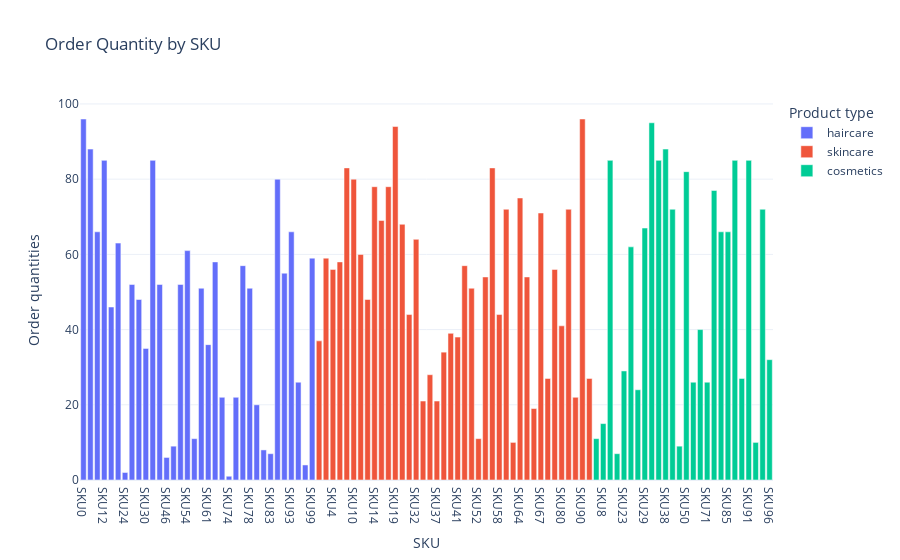

Notebook source saved alongside this figure:
### Code cell
fig = px.bar(df, x='SKU',  y='Order quantities', title='Order Quantity by SKU', color='Product type')
fig.show()

### Figure 1 — Plotly figure (JSON) as saved in the notebook; plotly's stock layout.template omitted (floating-point values rounded to 4 significant figures)
{"data": [{"alignmentgroup": "True", "hovertemplate": "Product type=haircare<br>SKU=%{x}<br>Order quantities=%{y}<extra></extra>", "legendgroup": "haircare", "marker": {"color": "#636efa", "pattern": {"shape": ""}}, "name": "haircare", "offsetgroup": "haircare", "orientation": "v", "showlegend": true, "textposition": "auto", "type": "bar", "x": ["SKU0", "SKU2", "SKU5", "SKU12", "SKU18", "SKU22", "SKU24", "SKU25", "SKU26", "SKU30", "SKU43", "SKU45", "SKU46", "SKU48", "SKU51", "SKU54", "SKU55", "SKU57", "SKU61", "SKU68", "SKU70", "SKU74", "SKU76", "SKU77", "SKU78", "SKU79", "SKU81", "SKU83", "SKU84", "SKU87", "SKU93", "SKU95", "SKU97", "SKU99"], "xaxis": "x", "y": [96, 88, 66, 85, 46, 63, 2, 52, 48, 35, 85, 52, 6, 9, 52, 61, 11, 51, 36, 58, 22, 1, 22, 57, 51, 20, 8, 7, 80, 55, 66, 26, 4, 59], "yaxis": "y"}, {"alignmentgroup": "True", "hovertemplate": "Product type=skincare<br>SKU=%{x}<br>Order quantities=%{y}<extra></extra>", "legendgroup": "skincare", "marker": {"color": "#EF553B", "pattern": {"shape": ""}}, "name": "skincare", "offsetgroup": "skincare", "orientation": "v", "showlegend": true, "textposition": "auto", "type": "bar", "x": ["SKU1", "SKU3", "SKU4", "SKU6", "SKU9", "SKU10", "SKU11", "SKU13", "SKU14", "SKU15", "SKU16", "SKU19", "SKU20", "SKU31", "SKU32", "SKU34", "SKU36", "SKU37", "SKU39", "SKU40", "SKU41", "SKU42", "SKU47", "SKU52", "SKU53", "SKU56", "SKU58", "SKU60", "SKU63", "SKU64", "SKU65", "SKU66", "SKU67", "SKU69", "SKU75", "SKU80", "SKU82", "SKU86", "SKU90", "SKU98"], "xaxis": "x", "y": [37, 59, 56, 58, 83, 80, 60, 48, 78, 69, 78, 94, 68, 44, 64, 21, 28, 21, 34, 39, 38, 57, 51, 11, 54, 83, 44, 72, 10, 75, 54, 19, 71, 27, 56, 41, 72, 22, 96, 27], "yaxis": "y"}, {"alignmentgroup": "True", "hovertemplate": "Product type=cosmetics<br>SKU=%{x}<br>Order quantities=%{y}<extra></extra>", "legendgroup": "cosmetics", "marker": {"color": "#00cc96", "pattern": {"shape": ""}}, "name": "cosmetics", "offsetgroup": "cosmetics", "orientation": "v", "showlegend": true, "textposition": "auto", "type": "bar", "x": ["SKU7", "SKU8", "SKU17", "SKU21", "SKU23", "SKU27", "SKU28", "SKU29", "SKU33", "SKU35", "SKU38", "SKU44", "SKU49", "SKU50", "SKU59", "SKU62", "SKU71", "SKU72", "SKU73", "SKU85", "SKU88", "SKU89", "SKU91", "SKU92", "SKU94", "SKU96"], "xaxis": "x", "y": [11, 15, 85, 7, 29, 62, 24, 67, 95, 85, 88, 72, 9, 82, 26, 40, 26, 77, 66, 66, 85, 27, 85, 10, 72, 32], "yaxis": "y"}], "layout": {"barmode": "relative", "legend": {"title": {"text": "Product type"}, "tracegroupgap": 0}, "title": {"text": "Order Quantity by SKU"}, "xaxis": {"anchor": "y", "domain": [0, 1], "title": {"text": "SKU"}}, "yaxis": {"anchor": "x", "domain": [0, 1], "title": {"text": "Order quantities"}}}}
